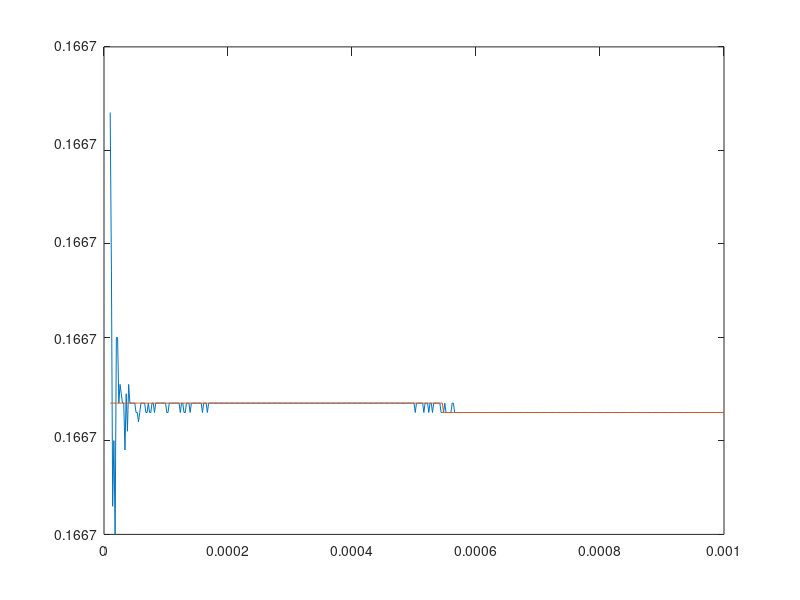

Reproduce this figure in MATLAB.
% "." es para que haga el calculo componente a componente
% gamma es lo que me hace el factorial

x=linspace(1.0e-5,1.0e-3,500);
f1=(x-sin(x)) ./x.^ 3;
f2=1/6-x.^ 2/gamma(6)+x.^ 4/gamma(8);
plot(x,f1,x,f2);